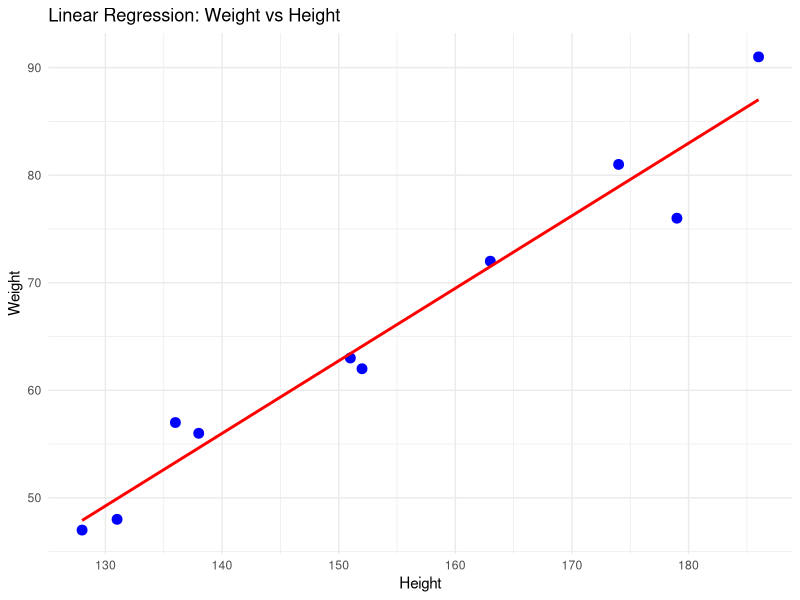
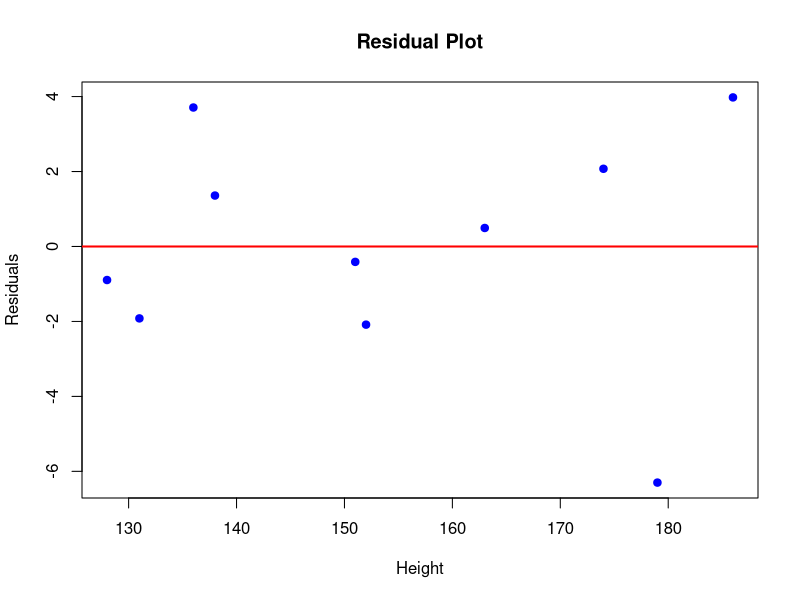
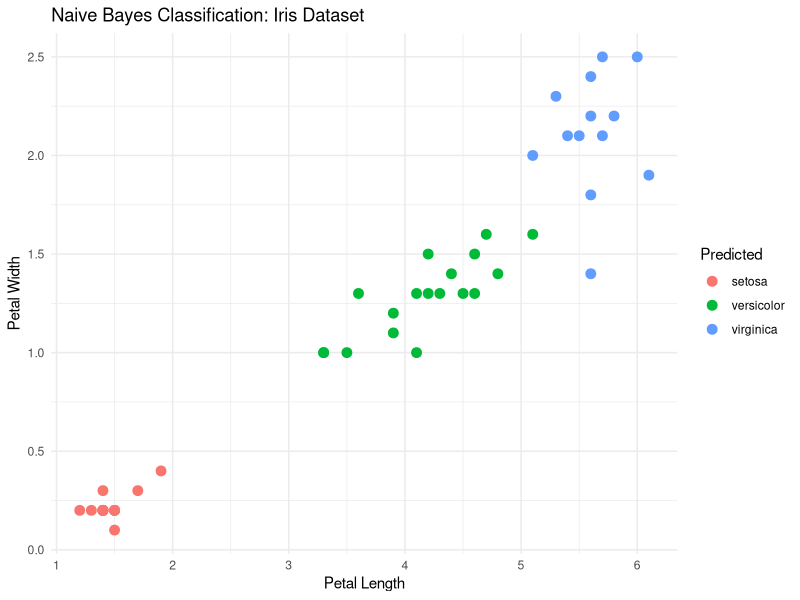

The R script that drew these images, in order:
# Install and load required libraries
if (!requireNamespace("ggplot2", quietly = TRUE)) install.packages("ggplot2")
if (!requireNamespace("e1071", quietly = TRUE)) install.packages("e1071")

library(ggplot2)
library(e1071)

# Prepare height and weight vectors
height <- c(151, 174, 138, 186, 128, 136, 179, 163, 152, 131)
weight <- c(63, 81, 56, 91, 47, 57, 76, 72, 62, 48)

# Step 1: Create a data frame
height_weight_data <- data.frame(height, weight)

# Step 2: Perform Linear Regression
linear_model <- lm(weight ~ height, data = height_weight_data)

# Display the summary of the model
print(summary(linear_model))

# Step 3: Visualize the Linear Regression
# Scatter plot of height vs weight with regression line
ggplot(height_weight_data, aes(x = height, y = weight)) +
  geom_point(color = "blue", size = 3) +
  geom_smooth(method = "lm", se = FALSE, color = "red") +
  labs(title = "Linear Regression: Weight vs Height", x = "Height", y = "Weight") +
  theme_minimal()

# Step 4: Analysis of the regression
# Calculate and display residuals
residuals <- resid(linear_model)
height_weight_data$residuals <- residuals

# Plot residuals to analyze the fit
plot(height_weight_data$height, residuals, 
     main = "Residual Plot", xlab = "Height", ylab = "Residuals", 
     col = "blue", pch = 19)
abline(h = 0, col = "red", lwd = 2)

# Display the data with residuals
print(height_weight_data)

# Step 5: Naive Bayes Classification using iris dataset
# Load iris dataset
data(iris)

# Split the dataset into training and testing sets
set.seed(123)
train_indices <- sample(1:nrow(iris), size = 0.7 * nrow(iris))
train_set <- iris[train_indices, ]
test_set <- iris[-train_indices, ]

# Train Naive Bayes model
nb_model <- naiveBayes(Species ~ ., data = train_set)

# Predict the test set
test_set$Predicted <- predict(nb_model, test_set)

# Visualize the output
library(ggplot2)
ggplot(test_set, aes(x = Petal.Length, y = Petal.Width, color = Predicted)) +
  geom_point(size = 3) +
  labs(title = "Naive Bayes Classification: Iris Dataset", x = "Petal Length", y = "Petal Width") +
  theme_minimal()

# Verify the result
confusion_matrix <- table(test_set$Predicted, test_set$Species)
print(confusion_matrix)
accuracy <- sum(diag(confusion_matrix)) / sum(confusion_matrix)
cat("Accuracy:", accuracy, "\n")
